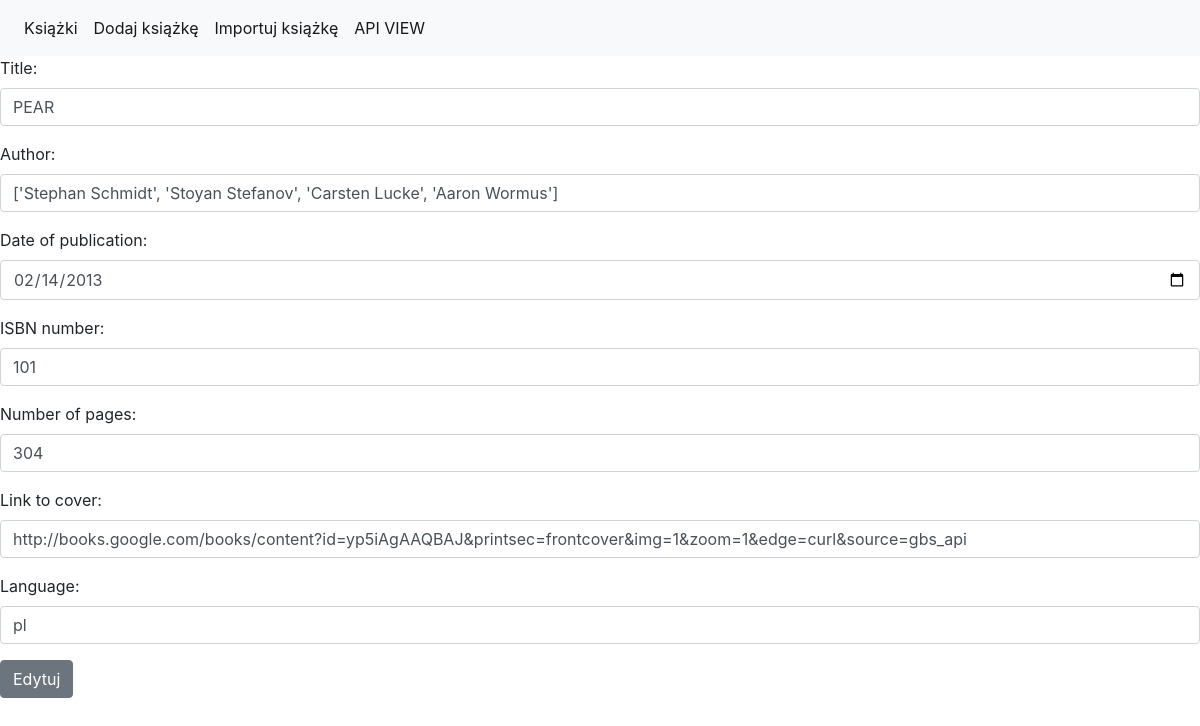
Page /books/edit/3/ on the committed database.
### book/models.py (models this page shows, shortened)
class Book(models.Model):
    title = models.CharField(max_length=32)
    author = models.CharField(max_length=64, null=True)
    date_of_publication = models.DateField(null=True)
    ISBN_number = models.CharField(max_length=17, null=True)
    number_of_pages = models.IntegerField(blank=True, null=True)
    link_to_cover = models.URLField(max_length=200, blank=True, null=True)
    language = models.CharField(max_length=32, null=True)

### book/views.py (the view)
# urls.py: path('edit/<int:pk>/', book.edit_book, name="edit"),
def edit_book(request, pk):
    book = get_object_or_404(Book,
                             pk=pk)
    form = BookForm(instance=book)
    if request.POST:
        form = BookForm(request.POST, instance=book)
        if form.is_valid():
            form.save()
            return redirect("index")
    return render(request, "edit_book.html",
                  context={"form": form})

### book/forms.py
class BookForm(forms.ModelForm):
    class Meta:
        model = Book
        fields = '__all__'
        widgets = {"title": forms.widgets.TextInput(attrs={"class": "form-control"}),
                   "author": forms.widgets.TextInput(attrs={"class": "form-control"}),
                   "date_of_publication": forms.widgets.DateInput(attrs={"class": "form-control", "type": "date"}),
                   "ISBN_number": forms.widgets.TextInput(attrs={"class": "form-control"}),
                   "number_of_pages": forms.widgets.TextInput(attrs={"class": "form-control"}),
                   "link_to_cover": forms.widgets.TextInput(attrs={"class": "form-control"}),
                   "language": forms.widgets.TextInput(attrs={"class": "form-control"}), }

### templates/edit_book.html (shortened to what this page needs)
{% extends 'base.html' %}
{% block body %}
    <form action="." method="post">
{{ form.as_p }}
    <button type="submit" class="btn btn-secondary">Edytuj</button>
    </form>
{% endblock %}

### rows in the picture
Book: title "PEAR", author "['Stephan Schmidt', 'Stoyan Stefanov', 'Carsten Lucke', 'Aaron Wormus']", date_of_publication "02/14/2013", ISBN_number "101", number_of_pages "304", link_to_cover "http://books.google.com/books/content?id=yp5iAgAAQBAJ&printsec=frontcover&img=1&zoom=1&edge=curl&source=gbs_api", language "pl"
